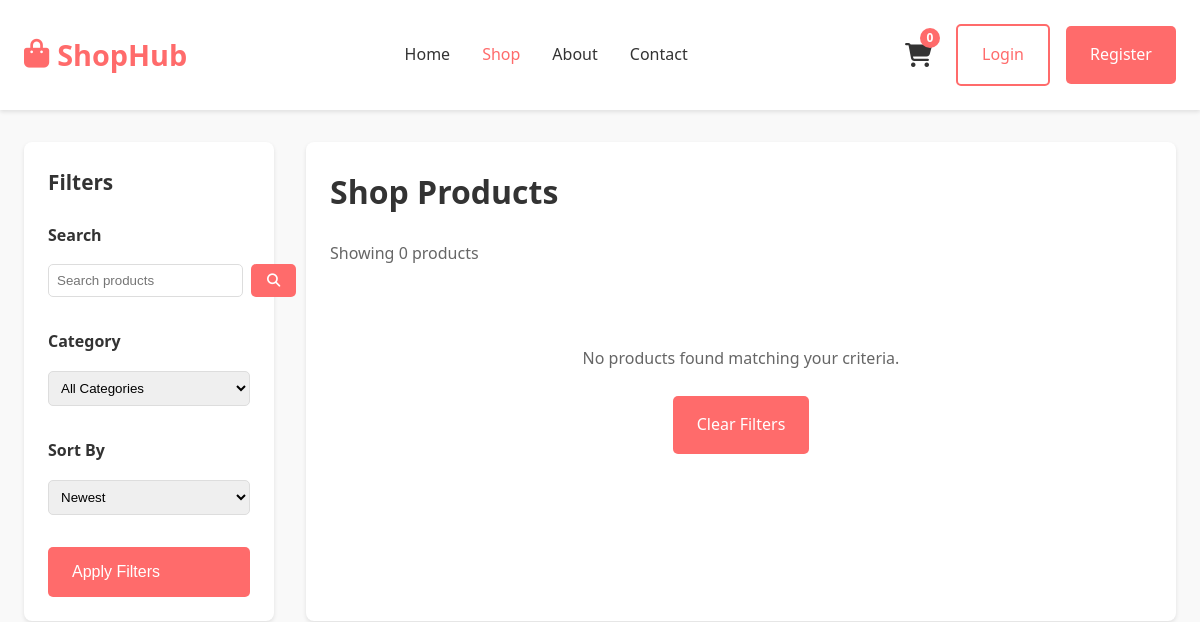
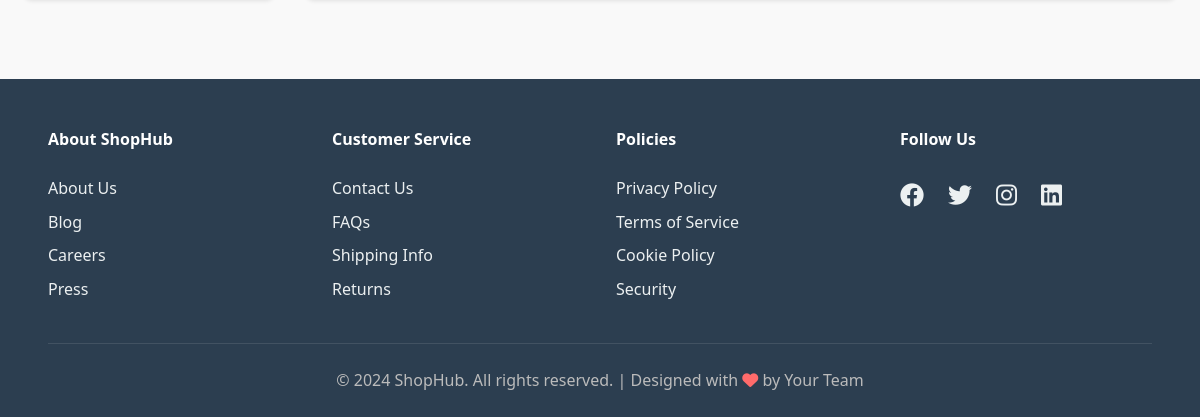
The app's page /shop.php, older data (2 pictures, top to bottom).
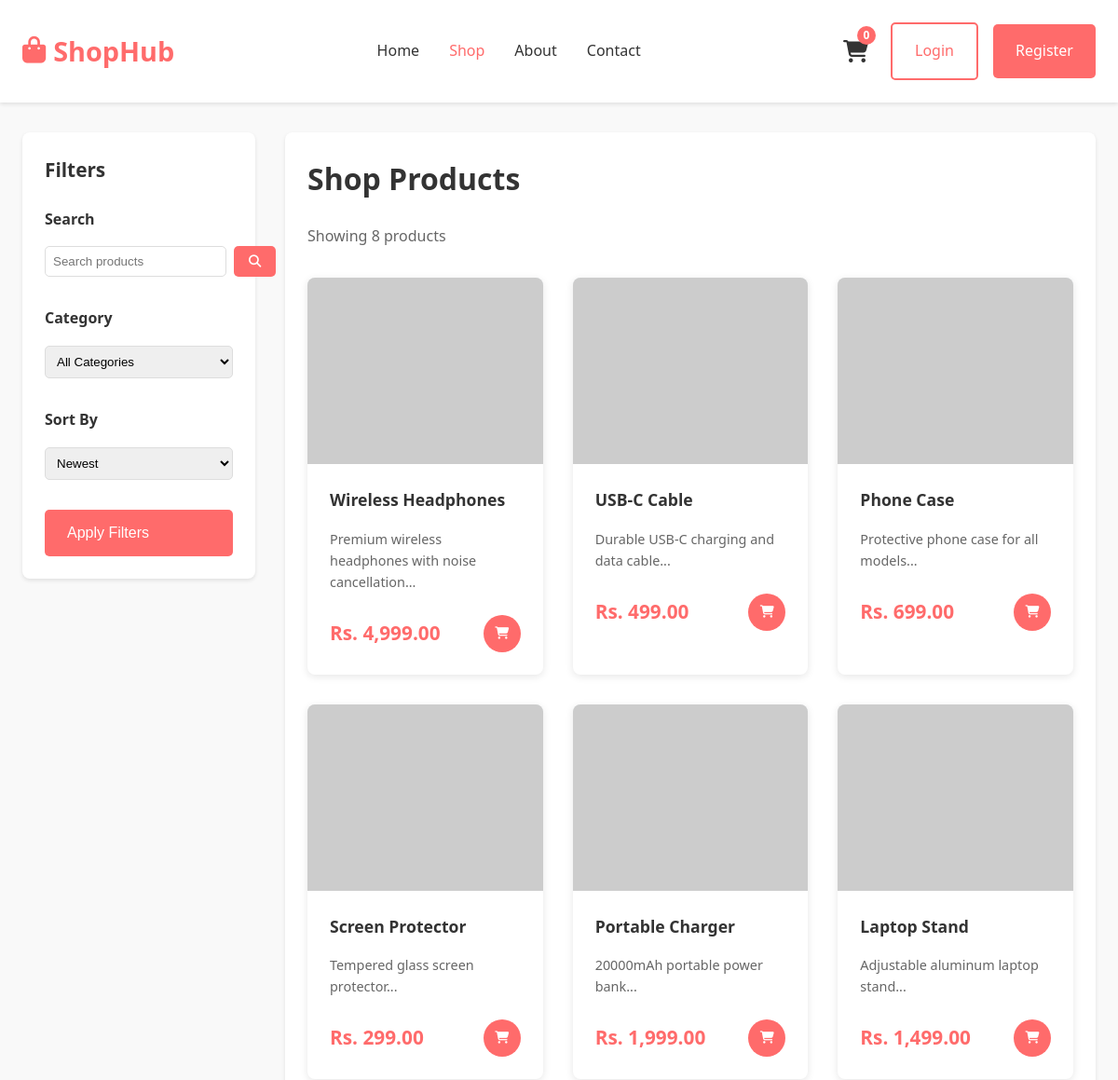
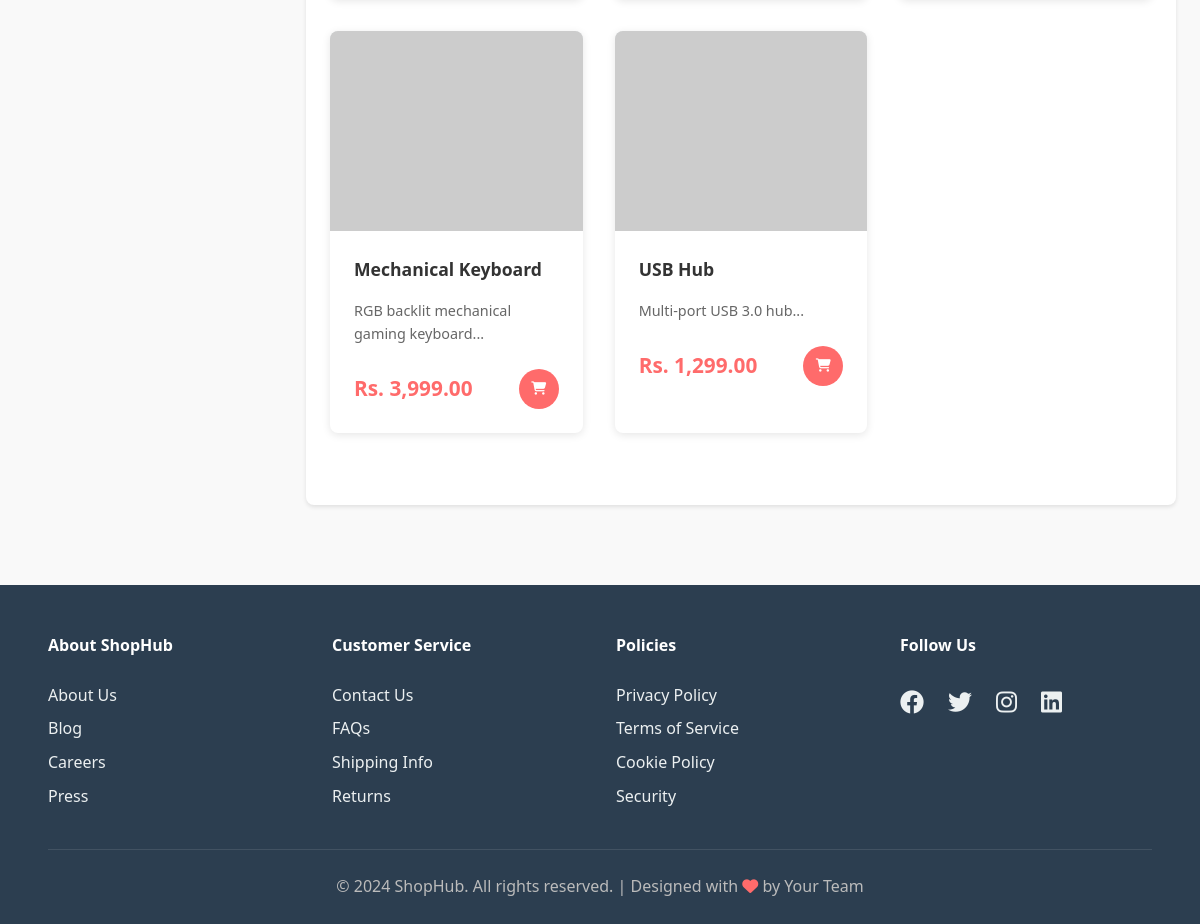
The same page, newer data (2 pictures, top to bottom).
### tables this page shows
CREATE TABLE IF NOT EXISTS products (
    id INT PRIMARY KEY AUTO_INCREMENT,
    name VARCHAR(255) NOT NULL,
    description TEXT,
    category VARCHAR(100),
    price DECIMAL(10, 2) NOT NULL,
    stock INT DEFAULT 0,
    image_url VARCHAR(500),
    created_at TIMESTAMP DEFAULT CURRENT_TIMESTAMP,
    updated_at TIMESTAMP DEFAULT CURRENT_TIMESTAMP ON UPDATE CURRENT_TIMESTAMP,
    INDEX idx_category (category),
    INDEX idx_name (name)
);

### shop.php (the view, shortened to what this page needs)
<?php
include 'config/db_config.php';
$search = isset($_GET['search']) ? htmlspecialchars($_GET['search']) : '';
$sort = isset($_GET['sort']) ? htmlspecialchars($_GET['sort']) : 'newest';
try {
    $query = 'SELECT * FROM products WHERE 1=1';
    $params = [];
    if($sort == 'price_low') {
        $query .= ' ORDER BY price ASC';
    } else if($sort == 'price_high') {
        $query .= ' ORDER BY price DESC';
    } else {
        $query .= ' ORDER BY created_at DESC';
    }
    $stmt = $pdo->prepare($query);
    $stmt->execute($params);
    $products = $stmt->fetchAll(PDO::FETCH_ASSOC);
} catch (Exception $e) {
    $products = [];
    $categories = [];
}
?>
<!DOCTYPE html>
<html lang="en">
<head>
    <link rel="stylesheet" href="css/styles.css">
    <link rel="stylesheet" href="https://cdnjs.cloudflare.com/ajax/libs/font-awesome/6.4.0/css/all.min.css">
</head>
<body>
    <?php include 'includes/header.php'; ?>
    <div class="container">
        <div class="shop-wrapper">
            <div class="shop-sidebar">
                <h3>Filters</h3>
                <form method="GET" class="filter-form">
                    <div class="filter-group">
                        <h4>Search</h4>
                        <div class="search-form">
                            <input type="text" name="search" placeholder="Search products" value="<?php echo htmlspecialchars($search); ?>">
                            <button type="submit"><i class="fas fa-search"></i></button>
                        </div>
                    </div>
                    <div class="filter-group">
                        <h4>Category</h4>
                        <select name="category">
                            <option value="">All Categories</option>
                        </select>
                    </div>
                    <div class="filter-group">
                        <h4>Sort By</h4>
                        <select name="sort">
                            <option value="newest" <?php echo $sort == 'newest' ? 'selected' : ''; ?>>Newest</option>
                        </select>
                    </div>
                    <button type="submit" class="btn btn-primary" style="width: 100%;">Apply Filters</button>
                </form>
            </div>
            <div class="shop-content">
                <h1>Shop Products</h1>
                <p class="product-count">Showing <?php echo count($products); ?> product<?php echo count($products) != 1 ? 's' : ''; ?></p>
                <?php if(count($products) > 0): ?>
                    <div class="products-grid">
                        <?php foreach($products as $product): ?>
                            <div class="product-card">
                                <div class="product-image">
                                </div>
                                <div class="product-info">
                                    <h3><?php echo htmlspecialchars($product['name']); ?></h3>
                                    <p class="product-description"><?php echo substr(htmlspecialchars($product['description']), 0, 60) . '...'; ?></p>
                                    <div class="product-footer">
                                        <span class="price">Rs. <?php echo number_format($product['price'], 2); ?></span>
                                        <button class="btn-add-cart" onclick="addToCart(<?php echo $product['id']; ?>, '<?php echo htmlspecialchars($product['name']); ?>', <?php echo $product['price']; ?>)" title="Add to cart">
                                            <i class="fas fa-shopping-cart"></i>
                                        </button>
                                    </div>
                                </div>
                            </div>
                        <?php endforeach; ?>
                    </div>
                <?php else: ?>
                    <div class="no-products">
                        <p>No products found matching your criteria.</p>
                        <a href="shop.php" class="btn btn-primary">Clear Filters</a>
                    </div>
                <?php endif; ?>
            </div>
        </div>
    </div>
    <?php include 'includes/footer.php'; ?>
</body>
</html>

Row changes from the older to the newer data that the page shows:
added products: name "Wireless Headphones", description "Premium wireless headphones with noise cancellation", price "4,999.00"
added products: name "USB-C Cable", description "Durable USB-C charging and data cable", price "499.00"
added products: name "Phone Case", description "Protective phone case for all models", price "699.00"
added products: name "Screen Protector", description "Tempered glass screen protector", price "299.00"
added products: name "Portable Charger", description "20000mAh portable power bank", price "1,999.00"
added products: name "Laptop Stand", description "Adjustable aluminum laptop stand", price "1,499.00"
added products: name "Mechanical Keyboard", description "RGB backlit mechanical gaming keyboard", price "3,999.00"
added products: name "USB Hub", description "Multi-port USB 3.0 hub", price "1,299.00"
Text that changed along with them:
count($products): "0" → "8"
text no longer shown: "No products found matching your criteria. Clear Filters"
